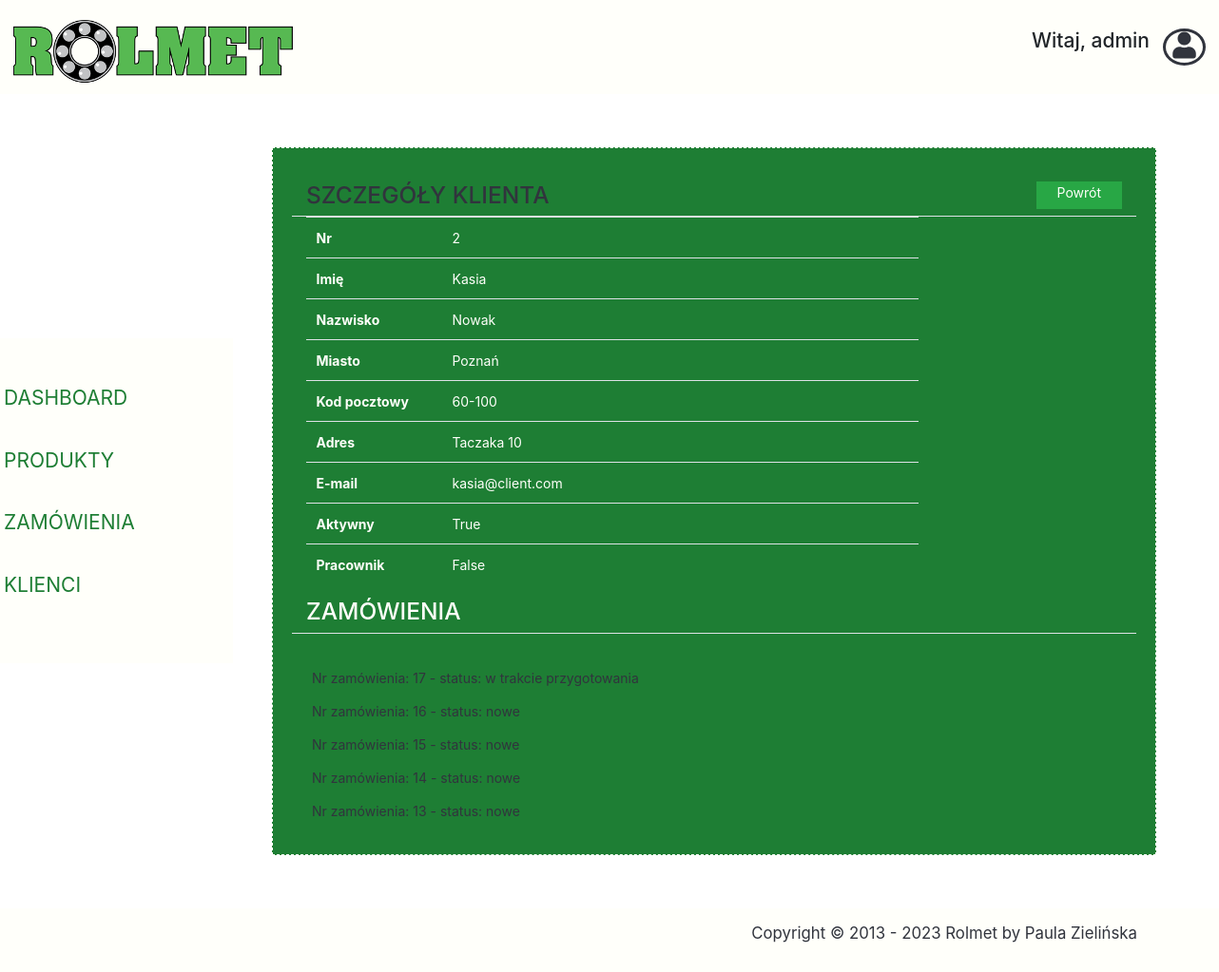
Screenshot of /customer/2/ (signed in) with the database file from the repository.
### account/models.py (models this page shows, shortened)
class UserBase(AbstractBaseUser, PermissionsMixin):
    email = models.EmailField(_('email address'), unique=True)
    user_name = models.CharField(max_length=150, unique=True)
    first_name = models.CharField(max_length=100, blank=True)
    last_name = models.CharField(max_length=150, blank=True)
    address = models.CharField(max_length=150, blank=True)
    postal_code = models.CharField(max_length=20, blank=True)
    city = models.CharField(max_length=150, blank=True)
    created = models.DateTimeField(auto_now_add=True)
    updated = models.DateTimeField(auto_now=True)
    is_active = models.BooleanField(default=False)
    is_staff = models.BooleanField(default=False)
    objects = CustomAccountManager()
    USERNAME_FIELD = 'email'
    REQUIRED_FIELDS = ['user_name']
    class Meta:
        verbose_name = "Accounts"
        verbose_name_plural = "Accounts"

### orders/models.py (models this page shows, shortened)
class Order(models.Model):
    DELIVERY = (
        ('1', "Poczta Polska"),
        ('2', "Kurier"),
        ('3', 'INPOST'),
    )
    PAYMENT = (
        ('1', "przelew"),
        ('2', "za pobraniem"),
    )
    STATUES = (
        ('1', 'nowe'),
        ('2', 'opłacone'),
        ('3', 'w trakcie przygotowania'),
        ('4', 'gotowe do wysłania'),
        ('5', 'wysłane'),
        ('6', 'zakończone'),
    )
    user = models.ForeignKey(settings.AUTH_USER_MODEL, on_delete=models.CASCADE, related_name='order_user')
    full_name = models.CharField(max_length=150)
    address1 = models.CharField(max_length=150)
    address2 = models.CharField(max_length=150, blank=True, null=True)
    city = models.CharField(max_length=100)
    phone = models.CharField(max_length=100, blank=True, null=True)
    post_code = models.CharField(max_length=20)
    total_paid = models.DecimalField(max_digits=10, decimal_places=2)
    created = models.DateTimeField(auto_now_add=True)
    updated = models.DateTimeField(auto_now=True)
    status = models.CharField(default="1", choices=STATUES)
    billing_status = models.BooleanField(default=False)
    payment_method = models.CharField(choices=PAYMENT)
    delivery_method = models.CharField(choices=DELIVERY)
    class Meta:
        ordering = ('-created',)

### shoprolmet/views.py (the view)
# urls.py: path('customer/<int:customer_id>/', staff_member_required(ClientView.as_view())),
class ClientView(View):
    def get(self, request, customer_id):
        customer = get_object_or_404(UserBase, id=customer_id)
        orders = Order.objects.all().filter(user=customer_id)
        context = {'customer': customer,
                   'orders': orders,
                   }
        return render(request, "customer-details.html", context=context)

### cart/context_processors.py (called while the page is built)
def cart(request):
    return {'cart': Cart(request)}

### shoprolmet/templates/customer-details.html (shortened to what this page needs)
{% extends "__dashboardbase__.html" %}
{% block content %}
    <div class="dashboard-content border-dashed p-3 m-4 view-height">
                <div class="mt-4 ml-4 mr-4">
                    <div class="row border-bottom border-3">
                        <div class="col">
                            <h3 class="color-header text-uppercase">
                                Szczegóły klienta</h3>
                        </div>
                        <div class="col d-flex justify-content-end mb-2"><a
                                href="/customers/list/"
                                class="btn btn-color rounded-0 pt-0 pb-0 pr-4 pl-4">Powrót</a>
                        </div>
                    </div>
                    <table class="table borderless">
                        <tbody>
                        <tr class="d-flex">
                            <th scope="row" class="col-2">Nr</th>
                            <td class="col-7">
                                {{ customer.id }}
                            </td>
                        </tr>
                        <tr class="d-flex">
                            <th scope="row" class="col-2">Imię</th>
                            <td class="col-7">
                                {{ customer.first_name }}
                            </td>
                        </tr>
                        <tr class="d-flex">
                            <th scope="row" class="col-2">Nazwisko</th>
                            <td class="col-7">
                                {{ customer.last_name }}
                            </td>
                        </tr>
                        <tr class="d-flex">
                            <th scope="row" class="col-2">Miasto</th>
                            <td class="col-7">
                                {{ customer.city }}
                            </td>
                        </tr>
                        <tr class="d-flex">
                            <th scope="row" class="col-2">Kod pocztowy</th>
                            <td class="col-7">
                                {{ customer.postal_code }}
                            </td>
                        </tr>
                        <tr class="d-flex">
                            <th scope="row" class="col-2">Adres</th>
                            <td class="col-7">
                                {{ customer.address }}
                            </td>
                        </tr>
                        <tr class="d-flex">
                            <th scope="row" class="col-2">E-mail</th>
                            <td class="col-7">
                                {{ customer.email }}
                            </td>
                        </tr>
                        <tr class="d-flex">
                            <th scope="row" class="col-2">Aktywny</th>
                            <td class="col-7">
                                {{ customer.is_active }}
                            </td>
                        </tr>
                        <tr class="d-flex">
                            <th scope="row" class="col-2">Pracownik</th>
                            <td class="col-7">
                                {{ customer.is_staff }}
                            </td>
                        </tr>
                        </tbody>
                    </table>
                    <div class="row d-flex">
                        <div class="col-12 border-bottom border-3"><h3
                                class="text-uppercase">Zamówienia</h3></div>
                        <div class="col-2"></div>
                    </div>
                    <div class="row d-flex">
                        <div class="col-12 p-4">
                            {% for order in orders %}
                                <a class="text-color-lighter" href="/order/{{ order.id }}/" >Nr zamówienia: {{ order.id }} - status: {{ order.get_status_display }}</a>
                            {% endfor %}
                        </div>
                    </div>
                </div>
    </div>
{% endblock content %}

### shoprolmet/templates/__dashboardbase__.html (shortened to what this page needs)
{% load static %}
<!DOCTYPE html>
<html lang="en">
<head>
    <link rel="stylesheet" type="text/css" href="{% static 'css/style.css' %}">
    <link rel="stylesheet" href="https://use.fontawesome.com/releases/v5.5.0/css/all.css">
    <link rel="stylesheet" href="https://stackpath.bootstrapcdn.com/bootstrap/4.1.3/css/bootstrap.min.css"
>
</head>
<body>
    <header class="page-header">
        <nav class="navbar navbar-expand-lg justify-content-between">
            <a href="/main/" class="navbar-brand main-logo main-logo-smaller justify-content-left">
                <img src="/static/images/rolmet-logo.png" alt="logo"></a>
            <div class="d-flex justify-content-end">
                <h4 class="mr-3">Witaj, {{ user.first_name }}</h4>
                <div class="circle-div text-center"><i class="fas fa-user icon-user"></i></div>
            </div>
        </nav>
    </header>
    <section class="dashboard-section">
        <table>
            <td>
                <div class="row dashboard-nowrap">
                    <ul class="nav flex-column long-bg padding-small text-uppercase">
                        <li class="nav-item">
                            <a class="nav-link" href="/main/">
                                <span>Dashboard</span>
                            </a>
                        </li>
                        <li class="nav-item">
                            <a class="nav-link" href="/products/list/">
                                <span>Produkty</span>
                            </a>
                        </li>
                        <li class="nav-item">
                            <a class="nav-link" href="/orders/list/">
                                <span>Zamówienia</span>
                            </a>
                        </li>
                        <li class="nav-item">
                            <a class="nav-link" href="/customers/list/">
                                <span>Klienci</span>
                            </a>
                        </li>
                    </ul>
                </div>
            </td>
            <td>
                    <div class="m-4 p-3 text-color-darker width-max">
{% block content %}{% endblock content %}
                    </div>
            </td>
        </table>
    </section>
    <footer class="footer-section pt-3 pb-3">
        <div class="container text-right">
            <p class="text-color-lighter">
                Copyright © 2013 - 2023 Rolmet by Paula Zielińska
            </p>
        </div>
    </footer>
</body>
</html>

### static/css/style.css (style rules this page uses)
:root { --link-color: #31343d; --light-link-color: #1e7e34; --background-color: #fffffa; --lighter-background-color: #fffffa; --lighter-text-color: #31343d; --dark-text: #000000; --blue: #007bff; --yellow: #ffc107; --green: #1e7e34; font-size: 14px; }
* { margin: 0; padding: 0; box-sizing: border-box; }
html { min-height: 90%; }
body { font-family: "Open Sans", sans-serif; font-weight: 400; }
p { font-size: 1.2rem; }
.btn-color { background-color: var(--green); color: #fffffa; font-weight: 600; font-size: 20px; padding: 8px 18px; }
.border-dashed { border: .5px dashed var(--lighter-background-color); background: var(--light-link-color); }
.borderless td, .borderless th { border: none; }
.border-3 { border-width:3px !important; border-bottom-color: #fffffa !important; }
.view-height { min-height: 82.9vh; }
.text-color-darker { color: var(--background-color); }
.text-color-lighter { color: var(--lighter-text-color); }
.color-header { color: var(--link-color); }
.width-max { width: 1000px; }
.padding-small { padding: 40px 0; }
.page-header { background: var(--background-color); }
.nav-link { color: var(--light-link-color)!important; font-size: 1.1rem; }
.main-logo { font-family: "Charmonman", cursive; display: inline-block; color: var(--light-link-color)!important; margin-top: 10px; font-size: 2.7rem; font-weight: 600; }
.main-logo-smaller { font-size: 2rem; }
.footer-section { background: var(--background-color); }
.dashboard-nowrap { flex-wrap: nowrap; margin: 0; }
.long-bg { background: #fffffa; display: inline-block; vertical-align: top; min-height: 100%; }
.dashboard-section .nav-item { display: block; width: 260px; margin-bottom: 20px; }
.dashboard-section .nav-item .nav-link { display: flex; align-items: center; justify-content: space-between; }
.dashboard-section .nav-item a { font-size: 1.5rem; border-left: 5px solid transparent; }
.circle-div { border: 3px solid var(--link-color); border-radius: 50%; height: 39px; width: 45px; padding-top: 1px; }
.icon-user { font-size: 2rem; color: var(--link-color); }
.dashboard-content { margin-top: 20px; }

### rows the page displays
UserBase: first_name "admin"
UserBase: id "2", first_name "Kasia", last_name "Nowak", city "Poznań", postal_code "60-100", address "Taczaka 10", email "kasia@client.com", is_active "True", is_staff "False"
Order: id "17", status "w trakcie przygotowania"
Order: id "16", status "nowe"
Order: id "15", status "nowe"
Order: id "14", status "nowe"
Order: id "13", status "nowe"
